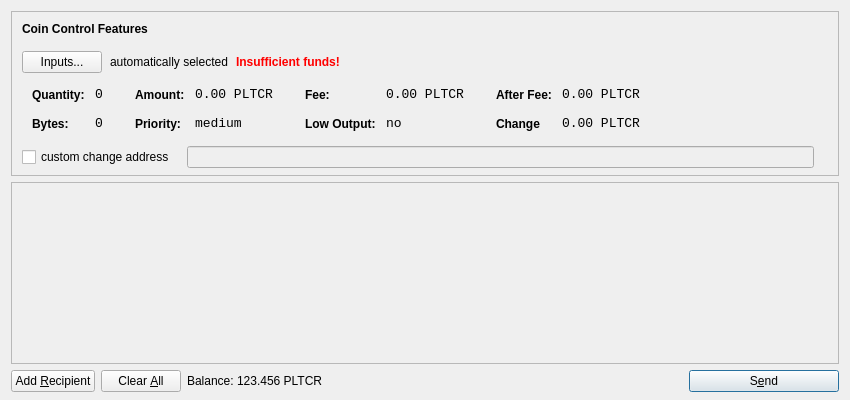
<?xml version="1.0" encoding="UTF-8"?>
<ui version="4.0">
 <class>SendCoinsDialog</class>
 <widget class="QDialog" name="SendCoinsDialog">
  <property name="geometry">
   <rect>
    <x>0</x>
    <y>0</y>
    <width>850</width>
    <height>400</height>
   </rect>
  </property>
  <property name="windowTitle">
   <string>Send Coins</string>
  </property>
  <layout class="QVBoxLayout" name="verticalLayout" stretch="0,1,0">
   <property name="bottomMargin">
    <number>8</number>
   </property>
   <item>
    <widget class="QFrame" name="frameCoinControl">
     <property name="sizePolicy">
      <sizepolicy hsizetype="Expanding" vsizetype="Expanding">
       <horstretch>0</horstretch>
       <verstretch>0</verstretch>
      </sizepolicy>
     </property>
     <property name="maximumSize">
      <size>
       <width>16777215</width>
       <height>16777215</height>
      </size>
     </property>
     <property name="frameShape">
      <enum>QFrame::StyledPanel</enum>
     </property>
     <property name="frameShadow">
      <enum>QFrame::Sunken</enum>
     </property>
     <layout class="QVBoxLayout" name="verticalLayoutCoinControl2">
      <property name="spacing">
       <number>6</number>
      </property>
      <property name="leftMargin">
       <number>0</number>
      </property>
      <property name="topMargin">
       <number>0</number>
      </property>
      <property name="rightMargin">
       <number>0</number>
      </property>
      <property name="bottomMargin">
       <number>6</number>
      </property>
      <item>
       <layout class="QVBoxLayout" name="verticalLayoutCoinControl" stretch="0,0,0,0,1">
        <property name="spacing">
         <number>0</number>
        </property>
        <property name="leftMargin">
         <number>10</number>
        </property>
        <property name="topMargin">
         <number>10</number>
        </property>
        <item>
         <layout class="QHBoxLayout" name="horizontalLayoutCoinControl1">
          <property name="bottomMargin">
           <number>15</number>
          </property>
          <item>
           <widget class="QLabel" name="labelCoinControlFeatures">
            <property name="sizePolicy">
             <sizepolicy hsizetype="Preferred" vsizetype="Maximum">
              <horstretch>0</horstretch>
              <verstretch>0</verstretch>
             </sizepolicy>
            </property>
            <property name="font">
             <font>
              <weight>75</weight>
              <bold>true</bold>
             </font>
            </property>
            <property name="styleSheet">
             <string notr="true">font-weight:bold;</string>
            </property>
            <property name="text">
             <string>Coin Control Features</string>
            </property>
           </widget>
          </item>
         </layout>
        </item>
        <item>
         <layout class="QHBoxLayout" name="horizontalLayoutCoinControl2" stretch="0,0,0,0">
          <property name="spacing">
           <number>8</number>
          </property>
          <property name="bottomMargin">
           <number>10</number>
          </property>
          <item>
           <widget class="QPushButton" name="pushButtonCoinControl">
            <property name="styleSheet">
             <string notr="true"/>
            </property>
            <property name="text">
             <string>Inputs...</string>
            </property>
           </widget>
          </item>
          <item>
           <widget class="QLabel" name="labelCoinControlAutomaticallySelected">
            <property name="text">
             <string>automatically selected</string>
            </property>
            <property name="margin">
             <number>5</number>
            </property>
           </widget>
          </item>
          <item>
           <widget class="QLabel" name="labelCoinControlInsuffFunds">
            <property name="font">
             <font>
              <weight>75</weight>
              <bold>true</bold>
             </font>
            </property>
            <property name="styleSheet">
             <string notr="true">color:red;font-weight:bold;</string>
            </property>
            <property name="text">
             <string>Insufficient funds!</string>
            </property>
            <property name="margin">
             <number>5</number>
            </property>
           </widget>
          </item>
          <item>
           <spacer name="horizontalSpacerCoinControl">
            <property name="orientation">
             <enum>Qt::Horizontal</enum>
            </property>
            <property name="sizeHint" stdset="0">
             <size>
              <width>40</width>
              <height>1</height>
             </size>
            </property>
           </spacer>
          </item>
         </layout>
        </item>
        <item>
         <widget class="QWidget" name="widgetCoinControl" native="true">
          <property name="sizePolicy">
           <sizepolicy hsizetype="Preferred" vsizetype="Preferred">
            <horstretch>0</horstretch>
            <verstretch>0</verstretch>
           </sizepolicy>
          </property>
          <property name="minimumSize">
           <size>
            <width>0</width>
            <height>0</height>
           </size>
          </property>
          <property name="styleSheet">
           <string notr="true"/>
          </property>
          <layout class="QHBoxLayout" name="horizontalLayoutCoinControl5">
           <property name="margin">
            <number>0</number>
           </property>
           <item>
            <layout class="QHBoxLayout" name="horizontalLayoutCoinControl3" stretch="0,0,0,1">
             <property name="spacing">
              <number>20</number>
             </property>
             <property name="topMargin">
              <number>0</number>
             </property>
             <property name="bottomMargin">
              <number>10</number>
             </property>
             <item>
              <layout class="QFormLayout" name="formLayoutCoinControl1">
               <property name="horizontalSpacing">
                <number>10</number>
               </property>
               <property name="verticalSpacing">
                <number>14</number>
               </property>
               <property name="leftMargin">
                <number>10</number>
               </property>
               <property name="topMargin">
                <number>4</number>
               </property>
               <property name="rightMargin">
                <number>6</number>
               </property>
               <item row="0" column="0">
                <widget class="QLabel" name="labelCoinControlQuantityText">
                 <property name="styleSheet">
                  <string notr="true">font-weight:bold;</string>
                 </property>
                 <property name="text">
                  <string>Quantity:</string>
                 </property>
                 <property name="margin">
                  <number>0</number>
                 </property>
                </widget>
               </item>
               <item row="0" column="1">
                <widget class="QLabel" name="labelCoinControlQuantity">
                 <property name="font">
                  <font>
                   <family>Monospace</family>
                   <pointsize>10</pointsize>
                  </font>
                 </property>
                 <property name="cursor">
                  <cursorShape>IBeamCursor</cursorShape>
                 </property>
                 <property name="contextMenuPolicy">
                  <enum>Qt::ActionsContextMenu</enum>
                 </property>
                 <property name="text">
                  <string>0</string>
                 </property>
                 <property name="margin">
                  <number>0</number>
                 </property>
                 <property name="textInteractionFlags">
                  <set>Qt::LinksAccessibleByMouse|Qt::TextSelectableByKeyboard|Qt::TextSelectableByMouse</set>
                 </property>
                </widget>
               </item>
               <item row="1" column="0">
                <widget class="QLabel" name="labelCoinControlBytesText">
                 <property name="styleSheet">
                  <string notr="true">font-weight:bold;</string>
                 </property>
                 <property name="text">
                  <string>Bytes:</string>
                 </property>
                </widget>
               </item>
               <item row="1" column="1">
                <widget class="QLabel" name="labelCoinControlBytes">
                 <property name="font">
                  <font>
                   <family>Monospace</family>
                   <pointsize>10</pointsize>
                  </font>
                 </property>
                 <property name="cursor">
                  <cursorShape>IBeamCursor</cursorShape>
                 </property>
                 <property name="contextMenuPolicy">
                  <enum>Qt::ActionsContextMenu</enum>
                 </property>
                 <property name="text">
                  <string>0</string>
                 </property>
                 <property name="textInteractionFlags">
                  <set>Qt::LinksAccessibleByMouse|Qt::TextSelectableByKeyboard|Qt::TextSelectableByMouse</set>
                 </property>
                </widget>
               </item>
              </layout>
             </item>
             <item>
              <layout class="QFormLayout" name="formLayoutCoinControl2">
               <property name="horizontalSpacing">
                <number>10</number>
               </property>
               <property name="verticalSpacing">
                <number>14</number>
               </property>
               <property name="leftMargin">
                <number>6</number>
               </property>
               <property name="topMargin">
                <number>4</number>
               </property>
               <property name="rightMargin">
                <number>6</number>
               </property>
               <item row="0" column="0">
                <widget class="QLabel" name="labelCoinControlAmountText">
                 <property name="styleSheet">
                  <string notr="true">font-weight:bold;</string>
                 </property>
                 <property name="text">
                  <string>Amount:</string>
                 </property>
                 <property name="margin">
                  <number>0</number>
                 </property>
                </widget>
               </item>
               <item row="0" column="1">
                <widget class="QLabel" name="labelCoinControlAmount">
                 <property name="font">
                  <font>
                   <family>Monospace</family>
                   <pointsize>10</pointsize>
                  </font>
                 </property>
                 <property name="cursor">
                  <cursorShape>IBeamCursor</cursorShape>
                 </property>
                 <property name="contextMenuPolicy">
                  <enum>Qt::ActionsContextMenu</enum>
                 </property>
                 <property name="text">
                  <string>0.00 PLTCR</string>
                 </property>
                 <property name="textInteractionFlags">
                  <set>Qt::LinksAccessibleByMouse|Qt::TextSelectableByKeyboard|Qt::TextSelectableByMouse</set>
                 </property>
                </widget>
               </item>
               <item row="1" column="0">
                <widget class="QLabel" name="labelCoinControlPriorityText">
                 <property name="styleSheet">
                  <string notr="true">font-weight:bold;</string>
                 </property>
                 <property name="text">
                  <string>Priority:</string>
                 </property>
                </widget>
               </item>
               <item row="1" column="1">
                <widget class="QLabel" name="labelCoinControlPriority">
                 <property name="font">
                  <font>
                   <family>Monospace</family>
                   <pointsize>10</pointsize>
                  </font>
                 </property>
                 <property name="cursor">
                  <cursorShape>IBeamCursor</cursorShape>
                 </property>
                 <property name="contextMenuPolicy">
                  <enum>Qt::ActionsContextMenu</enum>
                 </property>
                 <property name="text">
                  <string>medium</string>
                 </property>
                 <property name="textInteractionFlags">
                  <set>Qt::LinksAccessibleByMouse|Qt::TextSelectableByKeyboard|Qt::TextSelectableByMouse</set>
                 </property>
                </widget>
               </item>
              </layout>
             </item>
             <item>
              <layout class="QFormLayout" name="formLayoutCoinControl3">
               <property name="horizontalSpacing">
                <number>10</number>
               </property>
               <property name="verticalSpacing">
                <number>14</number>
               </property>
               <property name="leftMargin">
                <number>6</number>
               </property>
               <property name="topMargin">
                <number>4</number>
               </property>
               <property name="rightMargin">
                <number>6</number>
               </property>
               <item row="0" column="0">
                <widget class="QLabel" name="labelCoinControlFeeText">
                 <property name="styleSheet">
                  <string notr="true">font-weight:bold;</string>
                 </property>
                 <property name="text">
                  <string>Fee:</string>
                 </property>
                 <property name="margin">
                  <number>0</number>
                 </property>
                </widget>
               </item>
               <item row="0" column="1">
                <widget class="QLabel" name="labelCoinControlFee">
                 <property name="font">
                  <font>
                   <family>Monospace</family>
                   <pointsize>10</pointsize>
                  </font>
                 </property>
                 <property name="cursor">
                  <cursorShape>IBeamCursor</cursorShape>
                 </property>
                 <property name="contextMenuPolicy">
                  <enum>Qt::ActionsContextMenu</enum>
                 </property>
                 <property name="text">
                  <string>0.00 PLTCR</string>
                 </property>
                 <property name="textInteractionFlags">
                  <set>Qt::LinksAccessibleByMouse|Qt::TextSelectableByKeyboard|Qt::TextSelectableByMouse</set>
                 </property>
                </widget>
               </item>
               <item row="1" column="0">
                <widget class="QLabel" name="labelCoinControlLowOutputText">
                 <property name="styleSheet">
                  <string notr="true">font-weight:bold;</string>
                 </property>
                 <property name="text">
                  <string>Low Output:</string>
                 </property>
                </widget>
               </item>
               <item row="1" column="1">
                <widget class="QLabel" name="labelCoinControlLowOutput">
                 <property name="font">
                  <font>
                   <family>Monospace</family>
                   <pointsize>10</pointsize>
                  </font>
                 </property>
                 <property name="cursor">
                  <cursorShape>IBeamCursor</cursorShape>
                 </property>
                 <property name="contextMenuPolicy">
                  <enum>Qt::ActionsContextMenu</enum>
                 </property>
                 <property name="text">
                  <string>no</string>
                 </property>
                 <property name="textInteractionFlags">
                  <set>Qt::LinksAccessibleByMouse|Qt::TextSelectableByKeyboard|Qt::TextSelectableByMouse</set>
                 </property>
                </widget>
               </item>
              </layout>
             </item>
             <item>
              <layout class="QFormLayout" name="formLayoutCoinControl4">
               <property name="horizontalSpacing">
                <number>10</number>
               </property>
               <property name="verticalSpacing">
                <number>14</number>
               </property>
               <property name="leftMargin">
                <number>6</number>
               </property>
               <property name="topMargin">
                <number>4</number>
               </property>
               <property name="rightMargin">
                <number>6</number>
               </property>
               <item row="0" column="0">
                <widget class="QLabel" name="labelCoinControlAfterFeeText">
                 <property name="styleSheet">
                  <string notr="true">font-weight:bold;</string>
                 </property>
                 <property name="text">
                  <string>After Fee:</string>
                 </property>
                 <property name="margin">
                  <number>0</number>
                 </property>
                </widget>
               </item>
               <item row="0" column="1">
                <widget class="QLabel" name="labelCoinControlAfterFee">
                 <property name="font">
                  <font>
                   <family>Monospace</family>
                   <pointsize>10</pointsize>
                  </font>
                 </property>
                 <property name="cursor">
                  <cursorShape>IBeamCursor</cursorShape>
                 </property>
                 <property name="contextMenuPolicy">
                  <enum>Qt::ActionsContextMenu</enum>
                 </property>
                 <property name="text">
                  <string>0.00 PLTCR</string>
                 </property>
                 <property name="textInteractionFlags">
                  <set>Qt::LinksAccessibleByMouse|Qt::TextSelectableByKeyboard|Qt::TextSelectableByMouse</set>
                 </property>
                </widget>
               </item>
               <item row="1" column="0">
                <widget class="QLabel" name="labelCoinControlChangeText">
                 <property name="styleSheet">
                  <string notr="true">font-weight:bold;</string>
                 </property>
                 <property name="text">
                  <string>Change</string>
                 </property>
                </widget>
               </item>
               <item row="1" column="1">
                <widget class="QLabel" name="labelCoinControlChange">
                 <property name="font">
                  <font>
                   <family>Monospace</family>
                   <pointsize>10</pointsize>
                  </font>
                 </property>
                 <property name="cursor">
                  <cursorShape>IBeamCursor</cursorShape>
                 </property>
                 <property name="contextMenuPolicy">
                  <enum>Qt::ActionsContextMenu</enum>
                 </property>
                 <property name="text">
                  <string>0.00 PLTCR</string>
                 </property>
                 <property name="textInteractionFlags">
                  <set>Qt::LinksAccessibleByMouse|Qt::TextSelectableByKeyboard|Qt::TextSelectableByMouse</set>
                 </property>
                </widget>
               </item>
              </layout>
             </item>
            </layout>
           </item>
          </layout>
         </widget>
        </item>
        <item>
         <layout class="QHBoxLayout" name="horizontalLayoutCoinControl4" stretch="0,0,0">
          <property name="spacing">
           <number>12</number>
          </property>
          <property name="sizeConstraint">
           <enum>QLayout::SetDefaultConstraint</enum>
          </property>
          <property name="topMargin">
           <number>5</number>
          </property>
          <property name="rightMargin">
           <number>5</number>
          </property>
          <item>
           <widget class="QCheckBox" name="checkBoxCoinControlChange">
            <property name="text">
             <string>custom change address</string>
            </property>
           </widget>
          </item>
          <item>
           <widget class="QLineEdit" name="lineEditCoinControlChange">
            <property name="enabled">
             <bool>false</bool>
            </property>
            <property name="sizePolicy">
             <sizepolicy hsizetype="Expanding" vsizetype="Fixed">
              <horstretch>0</horstretch>
              <verstretch>0</verstretch>
             </sizepolicy>
            </property>
           </widget>
          </item>
          <item>
           <widget class="QLabel" name="labelCoinControlChangeLabel">
            <property name="sizePolicy">
             <sizepolicy hsizetype="Preferred" vsizetype="Expanding">
              <horstretch>0</horstretch>
              <verstretch>0</verstretch>
             </sizepolicy>
            </property>
            <property name="minimumSize">
             <size>
              <width>0</width>
              <height>0</height>
             </size>
            </property>
            <property name="text">
             <string/>
            </property>
            <property name="margin">
             <number>3</number>
            </property>
           </widget>
          </item>
         </layout>
        </item>
        <item>
         <spacer name="verticalSpacerCoinControl">
          <property name="orientation">
           <enum>Qt::Vertical</enum>
          </property>
          <property name="sizeHint" stdset="0">
           <size>
            <width>800</width>
            <height>1</height>
           </size>
          </property>
         </spacer>
        </item>
       </layout>
      </item>
     </layout>
    </widget>
   </item>
   <item>
    <widget class="QScrollArea" name="scrollArea">
     <property name="widgetResizable">
      <bool>true</bool>
     </property>
     <widget class="QWidget" name="scrollAreaWidgetContents">
      <property name="geometry">
       <rect>
        <x>0</x>
        <y>0</y>
        <width>830</width>
        <height>162</height>
       </rect>
      </property>
      <layout class="QVBoxLayout" name="verticalLayout_2">
       <property name="margin">
        <number>0</number>
       </property>
       <item>
        <layout class="QVBoxLayout" name="entries">
         <property name="spacing">
          <number>6</number>
         </property>
        </layout>
       </item>
       <item>
        <spacer name="verticalSpacer">
         <property name="orientation">
          <enum>Qt::Vertical</enum>
         </property>
         <property name="sizeHint" stdset="0">
          <size>
           <width>20</width>
           <height>40</height>
          </size>
         </property>
        </spacer>
       </item>
      </layout>
     </widget>
    </widget>
   </item>
   <item>
    <layout class="QHBoxLayout" name="horizontalLayout">
     <item>
      <widget class="QPushButton" name="addButton">
       <property name="toolTip">
        <string>Send to multiple recipients at once</string>
       </property>
       <property name="text">
        <string>Add &amp;Recipient</string>
       </property>
       <property name="icon">
        <iconset resource="../bitcoin.qrc">
         <normaloff>:/icons/add</normaloff>:/icons/add</iconset>
       </property>
       <property name="autoDefault">
        <bool>false</bool>
       </property>
      </widget>
     </item>
     <item>
      <widget class="QPushButton" name="clearButton">
       <property name="sizePolicy">
        <sizepolicy hsizetype="Minimum" vsizetype="Fixed">
         <horstretch>0</horstretch>
         <verstretch>0</verstretch>
        </sizepolicy>
       </property>
       <property name="toolTip">
        <string>Remove all transaction fields</string>
       </property>
       <property name="text">
        <string>Clear &amp;All</string>
       </property>
       <property name="icon">
        <iconset resource="../bitcoin.qrc">
         <normaloff>:/icons/remove</normaloff>:/icons/remove</iconset>
       </property>
       <property name="autoRepeatDelay">
        <number>300</number>
       </property>
       <property name="autoDefault">
        <bool>false</bool>
       </property>
      </widget>
     </item>
     <item>
      <layout class="QHBoxLayout" name="horizontalLayout_2">
       <property name="spacing">
        <number>3</number>
       </property>
       <item>
        <widget class="QLabel" name="label">
         <property name="sizePolicy">
          <sizepolicy hsizetype="Preferred" vsizetype="Fixed">
           <horstretch>0</horstretch>
           <verstretch>0</verstretch>
          </sizepolicy>
         </property>
         <property name="text">
          <string>Balance:</string>
         </property>
        </widget>
       </item>
       <item>
        <widget class="QLabel" name="labelBalance">
         <property name="sizePolicy">
          <sizepolicy hsizetype="Preferred" vsizetype="Fixed">
           <horstretch>0</horstretch>
           <verstretch>0</verstretch>
          </sizepolicy>
         </property>
         <property name="cursor">
          <cursorShape>IBeamCursor</cursorShape>
         </property>
         <property name="text">
          <string>123.456 PLTCR</string>
         </property>
         <property name="textInteractionFlags">
          <set>Qt::LinksAccessibleByMouse|Qt::TextSelectableByKeyboard|Qt::TextSelectableByMouse</set>
         </property>
        </widget>
       </item>
      </layout>
     </item>
     <item>
      <spacer name="horizontalSpacer">
       <property name="orientation">
        <enum>Qt::Horizontal</enum>
       </property>
       <property name="sizeHint" stdset="0">
        <size>
         <width>40</width>
         <height>20</height>
        </size>
       </property>
      </spacer>
     </item>
     <item>
      <widget class="QPushButton" name="sendButton">
       <property name="minimumSize">
        <size>
         <width>150</width>
         <height>0</height>
        </size>
       </property>
       <property name="toolTip">
        <string>Confirm the send action</string>
       </property>
       <property name="text">
        <string>S&amp;end</string>
       </property>
       <property name="icon">
        <iconset resource="../bitcoin.qrc">
         <normaloff>:/icons/send</normaloff>:/icons/send</iconset>
       </property>
       <property name="default">
        <bool>true</bool>
       </property>
      </widget>
     </item>
    </layout>
   </item>
  </layout>
 </widget>
 <resources>
  <include location="../bitcoin.qrc"/>
 </resources>
 <connections/>
</ui>
